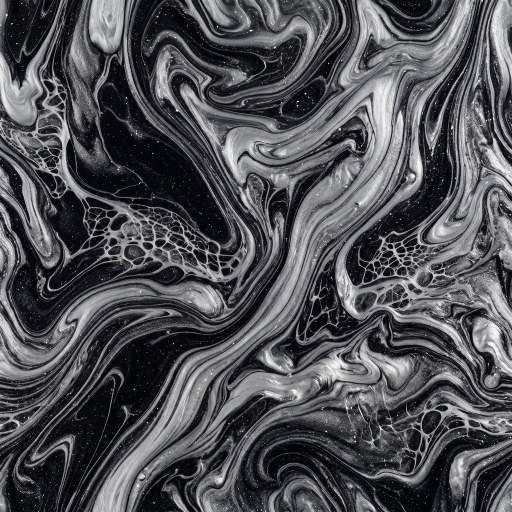
#> input picture scripts/og/e3.jpg, 1024 x 1024 px, given in place of e3.jpg.jpg, which was not available (shown at 1/2 size)
$ python process_photos.py og/e3.jpg
#> lines starting #> are read from the running program, lines starting #| are printed output that depends on the picture; pictures that were not available may be replaced by others from this repository, and a replacement may not be noted
### scripts/crop_polaroid.py
"""Find and crop the inner photo of Ashton's Polaroid-style images.

Each source image is a white "print" with a drop shadow and a handwritten
caption baked in under the photo. We locate the photo by looking for the
longest run of rows (then columns) that are mostly non-white, which skips
the white border, the thin shadow and the sparse handwriting.

Usage:
  python3 -I scripts/crop_polaroid.py detect SRC.jpg            -> prints box as fractions
  python3 -I scripts/crop_polaroid.py crop SRC BOX_SRC OUT [inset]
     crops SRC using the box detected on BOX_SRC (fractions, so it also works
     on an upscaled copy of the same image).
"""
import json
import sys

import numpy as np
from PIL import Image

WHITE = 238          # a pixel brighter than this on all channels counts as paper
ROW_FILL = 0.55      # a row belongs to the photo when this share of it is not paper


def longest_run(mask: np.ndarray) -> tuple[int, int]:
    best, start, cur = (0, 0), None, 0
    for i, v in enumerate(list(mask) + [False]):
        if v and start is None:
            start = i
        elif not v and start is not None:
            if i - start > best[1] - best[0]:
                best = (start, i)
            start = None
    return best


def detect(path: str) -> dict:
    img = np.asarray(Image.open(path).convert("RGB")).astype(np.int16)
    h, w, _ = img.shape
    ink = ~(img > WHITE).all(axis=2)                     # True where not paper
    rows = ink.mean(axis=1) > ROW_FILL
    top, bottom = longest_run(rows)
    band = ink[top:bottom]
    cols = band.mean(axis=0) > 0.8
    left, right = longest_run(cols)

    # Every print holds a square photo (350 px on a 430 px print). Bright walls
    # or windows can fool one edge, so anchor on whichever edge looks sane and
    # rebuild the other from the known size.
    side = round(350 / 430 * w)
    if not (left < 0.12 * w):
        left = right - side
    right = left + side
    if not (top < 0.08 * h):
        top = bottom - side
    bottom = top + side
    return {"x0": left / w, "y0": top / h, "x1": right / w, "y1": bottom / h,
            "px": [left, top, right, bottom], "size": [w, h]}


# [11 lines left out: function crop, not called in this run]


# [7 lines that do not run on import are left out]

### scripts/process_photos.py
"""Crop the AI-upscaled Polaroids to the inner photo and export for the web.

For each photo:
  - detect the inner-photo box on the ORIGINAL print (crop_polaroid.detect),
  - apply that box (as fractions) to the upscaled print,
  - resize to 1400 px (about 4x the 350 px original photo) and save JPEG.
  - build a review sheet: original crop (plain resize) | AI upscale, same size.

Rejected upscales (listed in REJECT) fall back to the plain resize of the
original crop instead.

Run: python3 -I scripts/process_photos.py [names...]
"""
import sys
from pathlib import Path

from PIL import Image, ImageFilter

sys.path.insert(0, str(Path(__file__).resolve().parent))
from crop_polaroid import detect  # noqa: E402

ROOT = Path(__file__).resolve().parent.parent
ORIG = ROOT / "public" / "work" / "originals"
UP = ROOT / "assets" / "raw" / "upscale"
OUT = ROOT / "public" / "work"
CMP = ROOT / "assets" / "compare"
CMP.mkdir(parents=True, exist_ok=True)

SIZE = 1400
REJECT: set[str] = {"24"}  # upscaler changed the small centre rosette into a vent-like disk


def box_crop(im: Image.Image, box: dict, inset: float = 0.006) -> Image.Image:
    w, h = im.size
    return im.crop((
        int((box["x0"] + inset) * w),
        int((box["y0"] + inset) * h),
        int((box["x1"] - inset) * w),
        int((box["y1"] - inset) * h),
    ))


def truck_box(path: Path) -> dict:
    # Circle photo on white: bounding box of non-white pixels.
    im = Image.open(path).convert("L")
    bw = im.point(lambda v: 255 if v < 240 else 0)
    l, t, r, b = bw.getbbox()
    w, h = im.size
    return {"x0": l / w, "y0": t / h, "x1": r / w, "y1": b / h}


def process(name: str) -> None:
    orig_p = ORIG / f"{name}.jpg"
    up_p = UP / f"{name}.png"
    box = truck_box(orig_p) if name == "truck" else detect(str(orig_p))
#> in detect, `ink = ~(img > WHITE).all(axis=2)`:
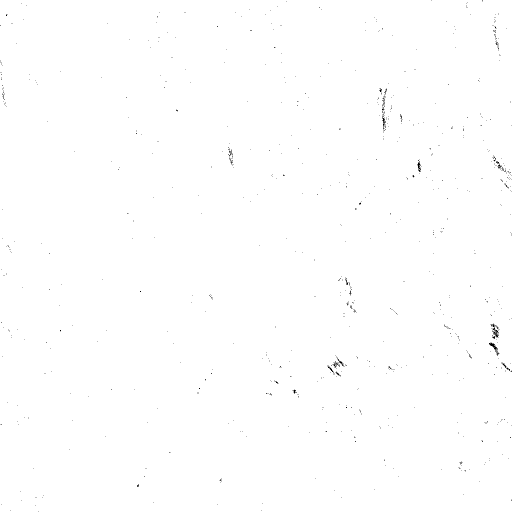
#> ink: shape (1024, 1024) bool (shown at 1/2 size); 99.8% white; black in thin lines or dots
#> the loop in longest_run, `for i, v in enumerate(list(mask) + [False]):` made 1025 passes
#> start on pass 1: 0
#> best on pass 1025: (0, 1024)
#> in detect, `top, bottom = longest_run(rows)`: top = 0; bottom = 1024
#> the loop in longest_run (call 2), `for i, v in enumerate(list(mask) + [False]):` made 1025 passes
#> in detect, `left, right = longest_run(cols)`: left = 0; right = 1024
#> in detect, `right = left + side`: right = 833
#> box = {'x0': 0, 'y0': 0, 'x1': 0.813, 'y1': 0.813, 'px': [0, 0, 833, 833], 'size': [1024, 1024]}
    inset = 0.0 if name == "truck" else 0.006
    orig = Image.open(orig_p).convert("RGB")
#> orig is the input picture: PIL image 1024x1024 RGB; mean R, G, B 80.5, 80.6, 84.9
    plain = box_crop(orig, box, inset)
#> in box_crop, `return im.crop(( int((box["x0"] + inset) * w), int((box["y0"] + inset)..`:
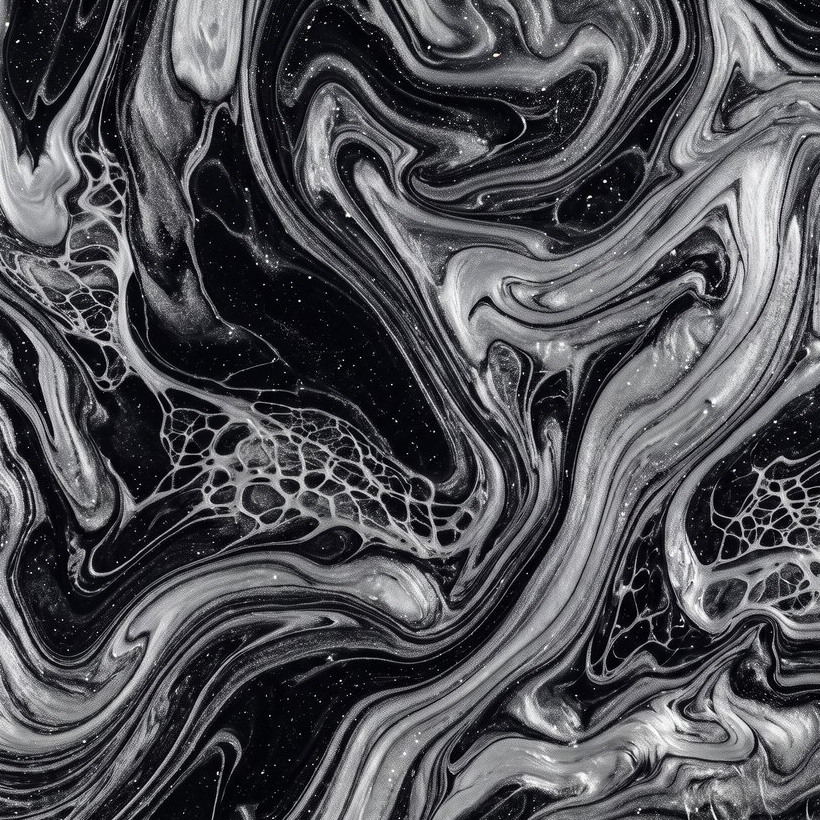
#> returned value: PIL image 820x820 RGB; mean R, G, B 80.3, 80.4, 84.7
    w = SIZE
    h = round(SIZE * plain.height / plain.width)
#> h = 1400
    plain_big = plain.resize((w, h), Image.LANCZOS).filter(ImageFilter.UnsharpMask(radius=2, percent=60, threshold=2))
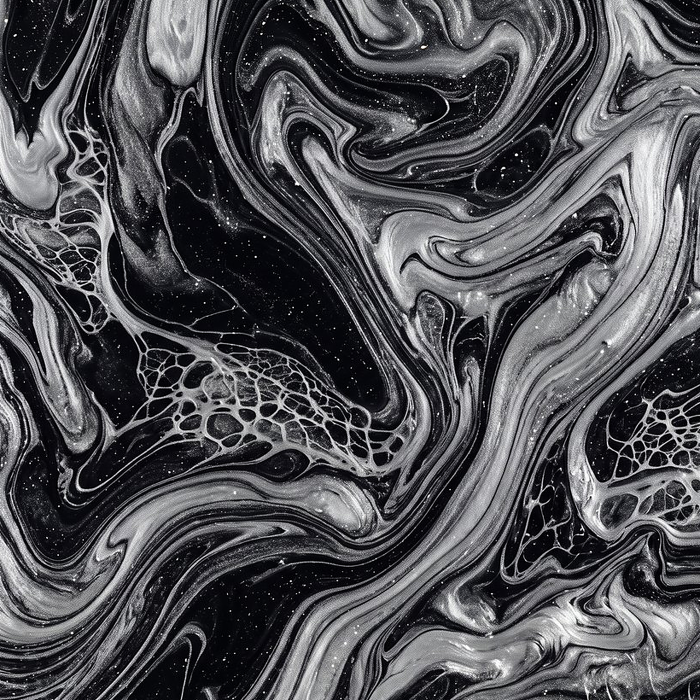
#> plain_big: PIL image 1400x1400 RGB (shown at 1/2 size); mean R, G, B 80.8, 80.9, 85

    if up_p.exists():
        up = box_crop(Image.open(up_p).convert("RGB"), box, inset).resize((w, h), Image.LANCZOS)
    else:
        up = None

    chosen = plain_big if (up is None or name in REJECT) else up
    chosen.save(OUT / f"{name}.jpg", quality=82, optimize=True, progressive=True)

    if up is not None:
        sheet = Image.new("RGB", (w * 2 + 20, h), "white")
        sheet.paste(plain_big, (0, 0))
        sheet.paste(up, (w + 20, 0))
        sheet.thumbnail((1800, 1000))
        sheet.save(CMP / f"{name}.jpg", quality=85)
    print(name, "upscale" if chosen is up else "plain", chosen.size)
#| og/e3.jpg plain (1400, 1400)


if __name__ == "__main__":
    names = sys.argv[1:] or sorted(p.stem for p in ORIG.glob("*.jpg") if p.stem != "splash")
    for n in names:
        process(n)
